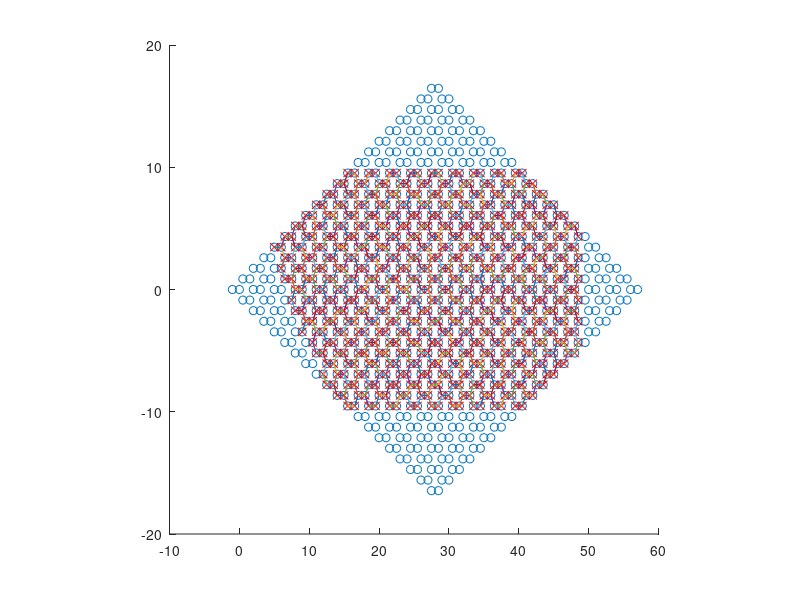

MATLAB code for this plot:
% lattice parameters
a = 1;
A = a*[1.5 sqrt(3)/2; 1.5 -sqrt(3)/2];
B = a*[0 0; -1 0];
Nx = 20;
Ny = 20;

disp('generate positions'); % lattice P, too much positions Q, wanted positions R
tic
P = [reshape(repmat(0:Nx-1, Ny, 1), 1, Nx*Ny); repmat(0:Ny-1, 1, Nx)]' * A;
Q = [ P + repmat(B(1,:), Nx*Ny, 1); P + repmat(B(2,:), Nx*Ny, 1) ];
R = Q( Q(:,2)<10 & Q(:,2)>-10 & Q(:,1)<49 & Q(:,2)>10-1.5*Q(:,1) ,:);
[N,~] = size(R); %N = rows(R);
toc

disp('stupid method to find nearest and next nearst neighbors (search all pairs...)')
tic
t1 = 1;
t2 = 0.5;
rn1 = 1.1*a;
rn2 = 1.8*a;
S = sparse(N, N);
for ii=1:N
	for jj=ii+1:N
		r = norm( R(ii,:) - R(jj,:) );
		if r < rn1
			S(ii,jj) = t1;
			S(jj,ii) = conj(t1);
		elseif r < rn2
			S(ii,jj) = t2;
			S(jj,ii) = conj(t2);
		end
	end
end
toc

% disp('calculate N-1 eigenvectors (sparse)');
% tic
% opts.isreal = 1;
% opts.issym = 1;
% [v,w] = eigs(S, N-1, 'sa', opts);
% toc

disp('calculate N eigenvectors (full)')
tic
[v,w] = eig(full(S));
toc

disp('plot (the for loop will take a minute...)')
tic
figure
hold on
plot(Q(:,1), Q(:,2), 'o',  R(:,1), R(:,2), 'rx')
axis square
for ii=1:N
	for jj=find(S(ii,:))
		if S(ii,jj) == t1
			plot(R([ii jj],1), R([ii jj],2));
		%else
		%	plot(R([ii jj],1), R([ii jj],2), 'g');
		end
	end
end
hold off
toc
